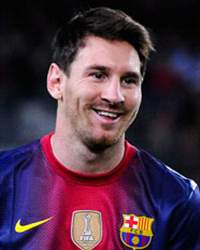
#> input picture computational_photography/messi1.jpg, 200 x 250 px
$ python imageDenoising.py
#> lines starting #> are read from the running program, lines starting #| are printed output that depends on the picture
import numpy as np
import cv2
from matplotlib import pyplot as plt

img = cv2.imread('messi1.jpg')
#> img is the input picture: shape (250, 200, 3); mean B, G, R 67.6, 49.6, 76.5

dst = cv2.fastNlMeansDenoisingColored(img,None,10,10,7,21)
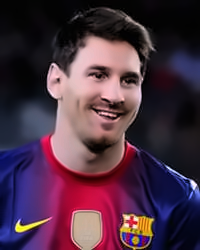
#> dst: shape (250, 200, 3); mean B, G, R 67, 49.1, 76.2

plt.subplot(121),plt.imshow(img)
plt.subplot(122),plt.imshow(dst)
plt.show()
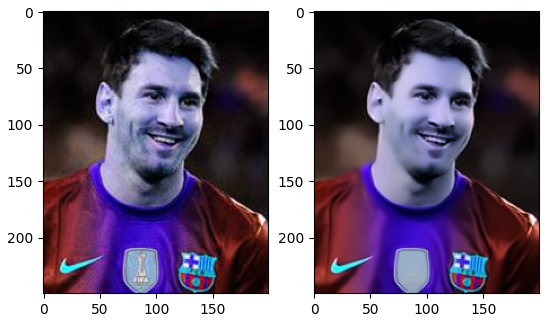
#> figure drawn by matplotlib, 2 panels; B, G, R data is drawn as R, G, B
